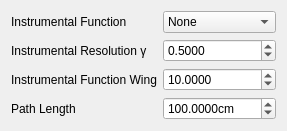
       <widget class="QWidget" name="transmittance">
        <attribute name="title">
         <string>Transmittance Spectrum</string>
        </attribute>
        <layout class="QGridLayout" name="gridLayout_15">
         <item row="0" column="0">
          <layout class="QGridLayout" name="gridLayout_16">
           <item row="0" column="0">
            <layout class="QFormLayout" name="formLayout_7">
             <property name="sizeConstraint">
              <enum>QLayout::SetFixedSize</enum>
             </property>
             <item row="0" column="0">
              <widget class="QLabel" name="label_27">
               <property name="text">
                <string>Instrumental Function</string>
               </property>
              </widget>
             </item>
             <item row="0" column="1">
              <widget class="QComboBox" name="ts_instrumental_fn">
               <item>
                <property name="text">
                 <string>None</string>
                </property>
               </item>
               <item>
                <property name="text">
                 <string>Rectangular</string>
                </property>
               </item>
               <item>
                <property name="text">
                 <string>Triangular</string>
                </property>
               </item>
               <item>
                <property name="text">
                 <string>Gaussian</string>
                </property>
               </item>
               <item>
                <property name="text">
                 <string>Diffraction</string>
                </property>
               </item>
               <item>
                <property name="text">
                 <string>Michelson</string>
                </property>
               </item>
               <item>
                <property name="text">
                 <string>Dispersion</string>
                </property>
               </item>
              </widget>
             </item>
             <item row="1" column="0">
              <widget class="QLabel" name="label_4">
               <property name="text">
                <string>Instrumental Resolution γ</string>
               </property>
              </widget>
             </item>
             <item row="1" column="1">
              <widget class="QDoubleSpinBox" name="ts_instrumental_resolution">
               <property name="decimals">
                <number>4</number>
               </property>
               <property name="minimum">
                <double>0.000000000000000</double>
               </property>
               <property name="maximum">
                <double>100000000000000000.000000000000000</double>
               </property>
               <property name="value">
                <double>0.500000000000000</double>
               </property>
              </widget>
             </item>
             <item row="2" column="0">
              <widget class="QLabel" name="label_3">
               <property name="text">
                <string>Instrumental Function Wing</string>
               </property>
              </widget>
             </item>
             <item row="2" column="1">
              <widget class="QDoubleSpinBox" name="ts_instrumental_fn_wing">
               <property name="decimals">
                <number>4</number>
               </property>
               <property name="minimum">
                <double>0.000000000000000</double>
               </property>
               <property name="maximum">
                <double>99999999999999991433150857216.000000000000000</double>
               </property>
               <property name="value">
                <double>10.000000000000000</double>
               </property>
              </widget>
             </item>
             <item row="3" column="0">
              <widget class="QLabel" name="label_28">
               <property name="text">
                <string>Path Length</string>
               </property>
              </widget>
             </item>
             <item row="3" column="1">
              <layout class="QHBoxLayout" name="horizontalLayout_12">
               <item>
                <widget class="QDoubleSpinBox" name="ts_path_length">
                 <property name="buttonSymbols">
                  <enum>QAbstractSpinBox::UpDownArrows</enum>
                 </property>
                 <property name="specialValueText">
                  <string/>
                 </property>
                 <property name="correctionMode">
                  <enum>QAbstractSpinBox::CorrectToPreviousValue</enum>
                 </property>
                 <property name="prefix">
                  <string/>
                 </property>
                 <property name="suffix">
                  <string>cm</string>
                 </property>
                 <property name="decimals">
                  <number>4</number>
                 </property>
                 <property name="maximum">
                  <double>10000000.000000000000000</double>
                 </property>
                 <property name="value">
                  <double>100.000000000000000</double>
                 </property>
                </widget>
               </item>
              </layout>
             </item>
            </layout>
           </item>
          </layout>
         </item>
        </layout>
       </widget>
